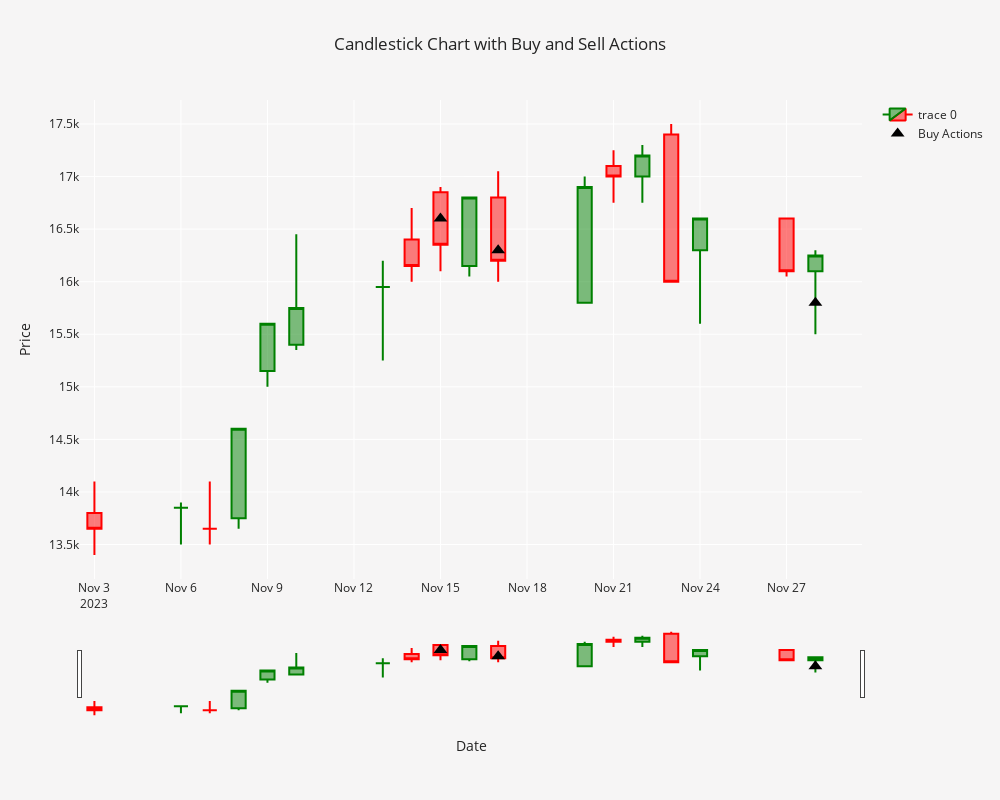

The cell this chart's notebook holds for it:
### Code cell
buysell_analyzer.plot_buy_sell_of_stock(symbol)

### Figure 1 — Plotly figure (JSON) as saved in the notebook; plotly's stock layout.template omitted (floating-point values rounded to 4 significant figures)
{"data": [{"close": [13650, 13850, 13650, 14600, 15600, 15750, 15950, 16149, 16350, 16800, 16200, 16900, 17000, 17200, 16000, 16600, 16100, 16250], "decreasing": {"line": {"color": "red"}}, "high": [14100, 13900, 14100, 14600, 15600, 16450, 16200, 16700, 16900, 16800, 17050, 17000, 17250, 17300, 17500, 16600, 16600, 16300], "increasing": {"line": {"color": "green"}}, "low": [13400, 13500, 13500, 13650, 15000, 15350, 15250, 16000, 16100, 16050, 16000, 15800, 16750, 16750, 16000, 15600, 16050, 15500], "open": [13800, 13850, 13650, 13750, 15150, 15400, 15950, 16400, 16850, 16149, 16800, 15800, 17100, 17000, 17400, 16300, 16600, 16100], "type": "candlestick", "x": ["2023-11-03T00:00:00", "2023-11-06T00:00:00", "2023-11-07T00:00:00", "2023-11-08T00:00:00", "2023-11-09T00:00:00", "2023-11-10T00:00:00", "2023-11-13T00:00:00", "2023-11-14T00:00:00", "2023-11-15T00:00:00", "2023-11-16T00:00:00", "2023-11-17T00:00:00", "2023-11-20T00:00:00", "2023-11-21T00:00:00", "2023-11-22T00:00:00", "2023-11-23T00:00:00", "2023-11-24T00:00:00", "2023-11-27T00:00:00", "2023-11-28T00:00:00"]}, {"marker": {"color": "black", "size": 12, "symbol": "triangle-up"}, "mode": "markers", "name": "Buy Actions", "text": [600, 400, 400], "type": "scatter", "x": ["2023-11-15T00:00:00", "2023-11-17T00:00:00", "2023-11-28T00:00:00"], "y": [16600, 16300, 15800]}, {"marker": {"color": "brown", "size": 12, "symbol": "triangle-down"}, "mode": "markers", "name": "Sell Actions", "text": [], "type": "scatter", "x": [], "y": []}], "layout": {"height": 800, "paper_bgcolor": "#F6F5F5", "plot_bgcolor": "#F6F5F5", "title": {"text": "Candlestick Chart with Buy and Sell Actions"}, "width": 1000, "xaxis": {"title": {"text": "Date"}}, "yaxis": {"title": {"text": "Price"}}}}
